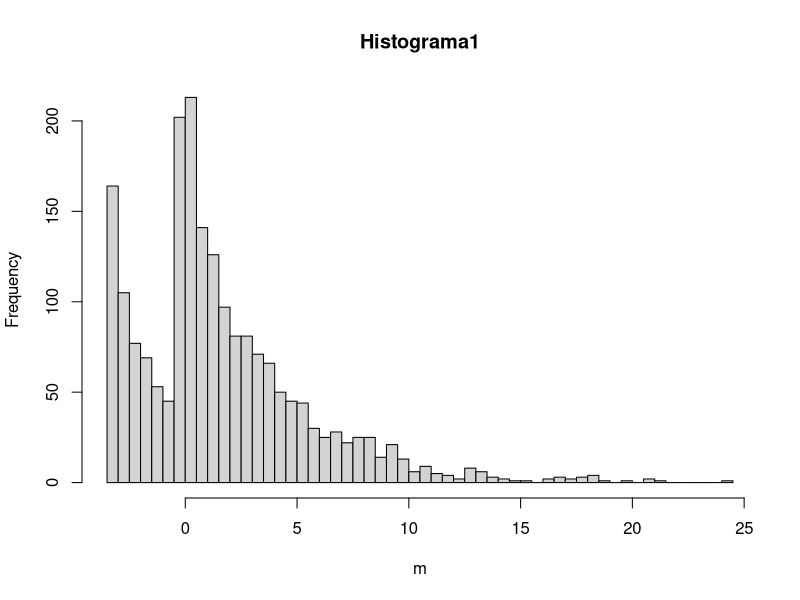
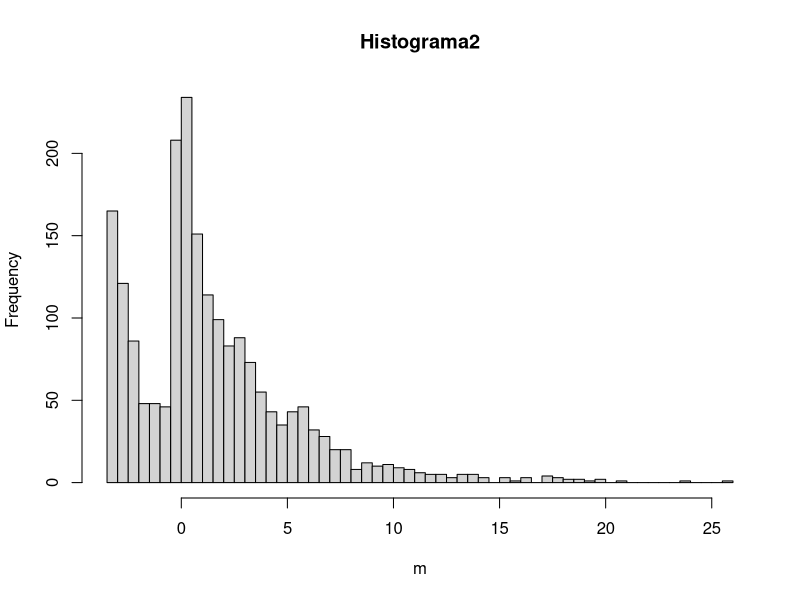
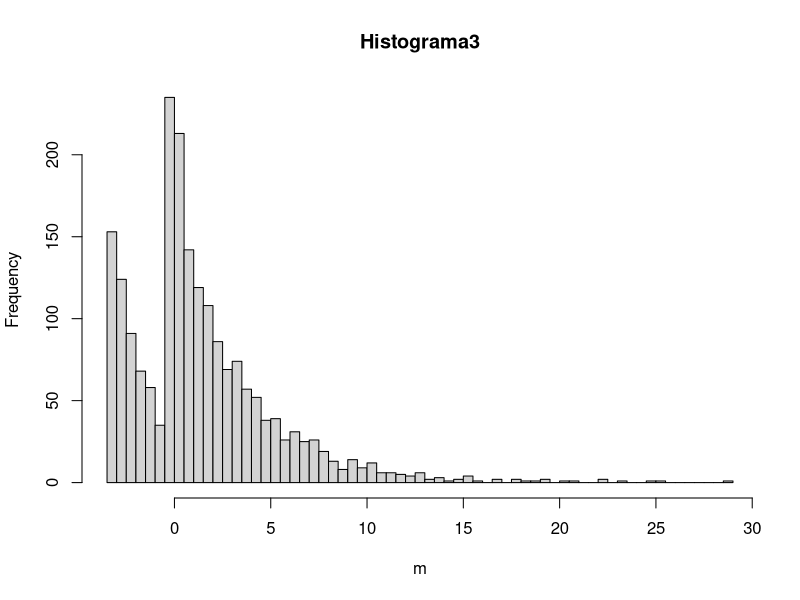
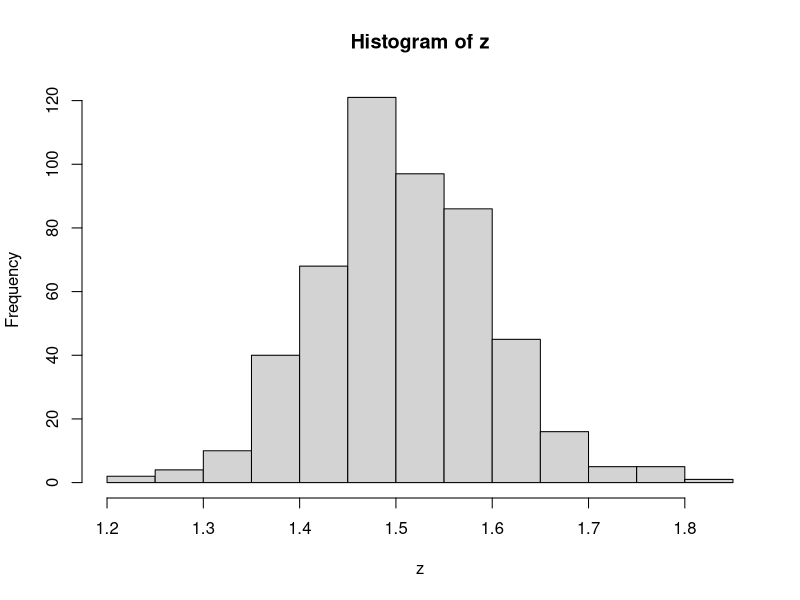

Generate these figures, in order, with R:
## ---- chunk 1
#omitir warnings
options(warn=-1)
install.packages("semTools")
library(semTools)
## ---- chunk 2
z = rep(0,500)
## ---- chunk 3
for (i in 1:500) {
  m = mvrnonnorm(1000, c(1, 2), matrix(c(10, 2, 2, 5), 2, 2),
                 skewness = c(5, 2), kurtosis = c(3, 3))
  #grava a média da amostra
  z[i] =mean(m)
  
  #imprime as 3 primeiras
  if (i<4){
    hist(m,breaks=50, main=paste0("Histograma",i))
  }
  
}
## ---- chunk 4
hist(z)
